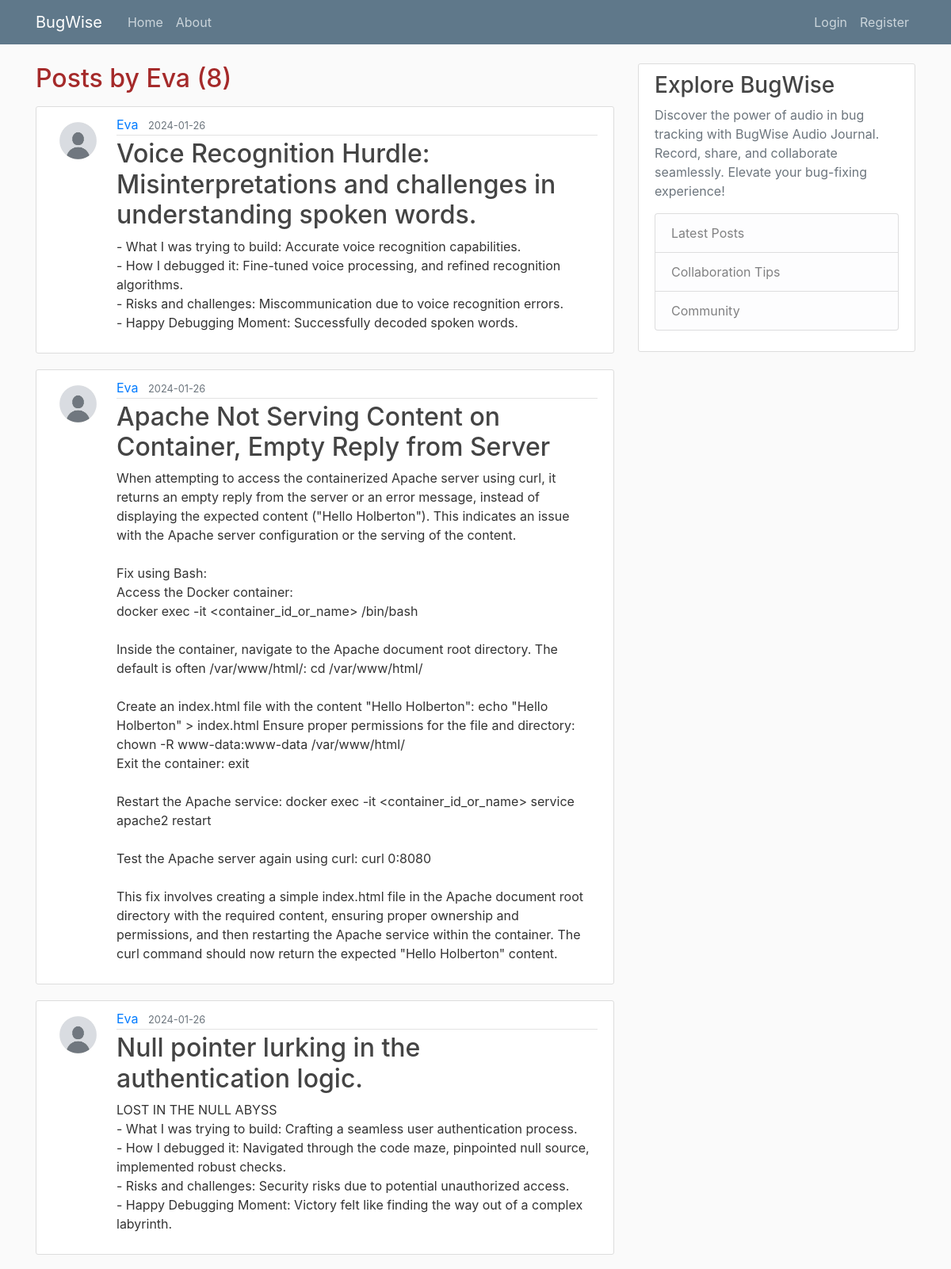
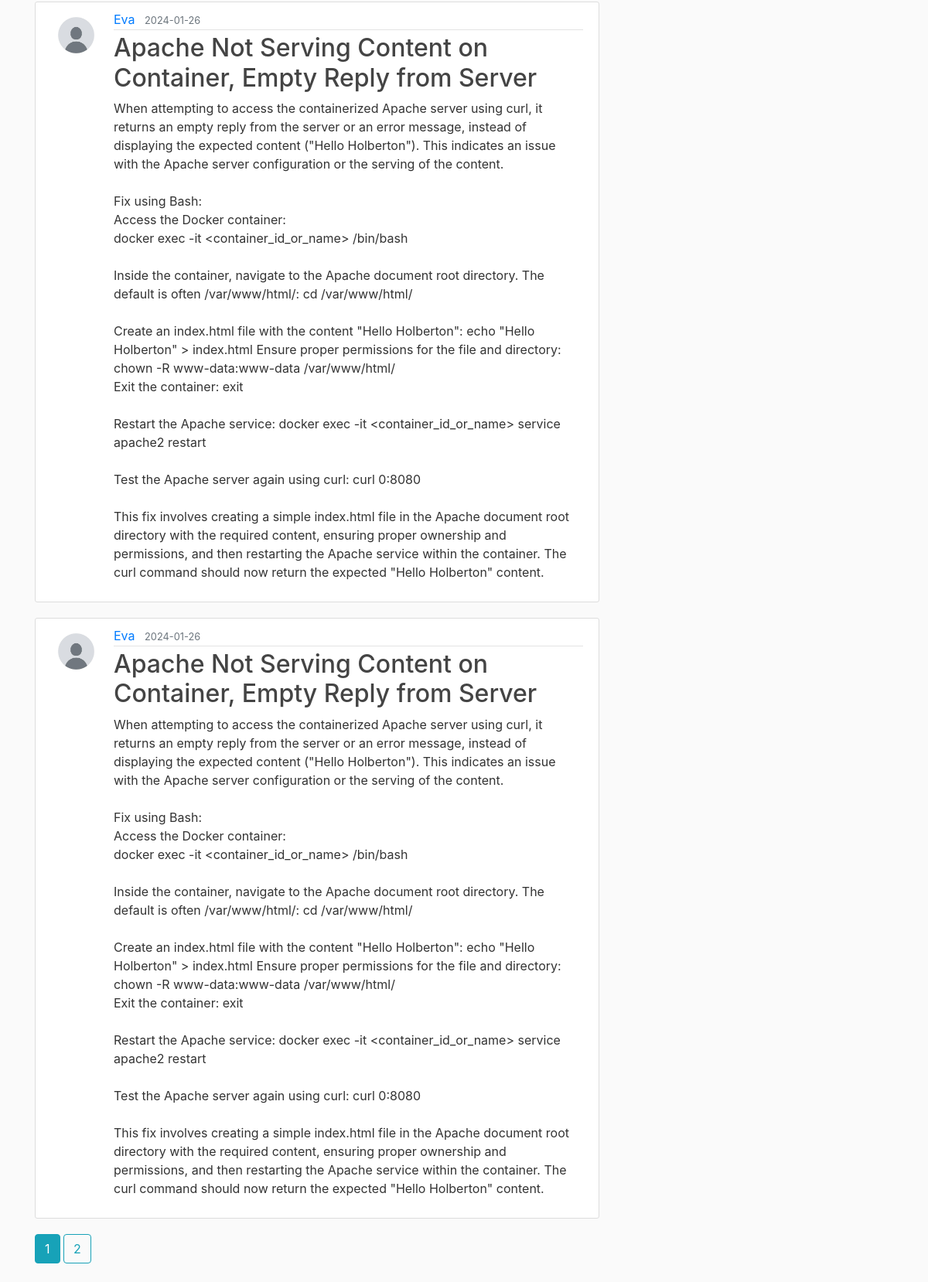
Page /user/Eva on the committed database (2 pictures, top to bottom).
### audio_journal/models.py (models this page shows, shortened)
class User(db.Model, UserMixin):
    id = db.Column(db.Integer, primary_key=True)
    username = db.Column(db.String(20), unique=True, nullable=False)
    email = db.Column(db.String(120), unique=True, nullable=False)
    image_file = db.Column(db.String(20), nullable=False,
                           default='default.jpg')
    password = db.Column(db.String(60), nullable=False)
    posts = db.relationship('Post', backref='author', lazy=True)

class Post(db.Model):
    id = db.Column(db.Integer, primary_key=True)
    title = db.Column(db.String(100), nullable=False)
    date_posted = db.Column(db.DateTime, nullable=False,
                            default=datetime.utcnow)
    content = db.Column(db.Text, nullable=False)
    audio_data = db.Column(db.String(255), nullable=True)  # New field for audio data
    user_id = db.Column(db.Integer, db.ForeignKey('user.id'), nullable=False)

### audio_journal/routes.py (the view)
@app.route("/user/<string:username>")
def user_posts(username):
    page = request.args.get('page', 1, type=int)
    user = User.query.filter_by(username=username).first_or_404()
    posts = Post.query.filter_by(author=user)\
        .order_by(Post.date_posted.desc())\
        .paginate(page=page, per_page=5)
    return render_template("user_posts.html", posts=posts, user=user)

### audio_journal/templates/user_posts.html (shortened to what this page needs)
{% extends "layout.html" %}
{% block content %}
    <h2 class="mb-3" style="color: brown;">Posts by {{ user.username }} ({{ posts.total }})</h2>
    {% for post in posts.items %}
        <article class="media content-section">
            <img class="rounded-circle article-img" src="{{ url_for('static', filename='profile_pics/' + post.author.image_file) }}" alt="User image attached to a post">
            <div class="media-body">
                <div class="article-metadata">
                    <a class="mr-2" href="{{ url_for('user_posts', username=post.author.username) }}">{{ post.author.username }}</a>
                    <small class="text-muted">{{ post.date_posted.strftime("%Y-%m-%d") }}</small>
                </div>
                <h2><a class="article-title" href="{{ url_for('post', post_id=post.id) }}">{{ post.title }}</a></h2>
                <p class="article-content">{{ post.content }}</p>
            </div>
        </article>
    {% endfor %}
    {% for page_num in posts.iter_pages(left_edge=1, right_edge=1, left_current=1, right_current=2) %}
        {% if page_num %}
            {% if posts.page == page_num %}
                <a class="btn btn-info mb-4" href="{{ url_for('user_posts', username=user.username, page=page_num) }}">{{ page_num }}</a>
            {% else %}
                <a class="btn btn-outline-info mb-4" href="{{ url_for('user_posts', username=user.username, page=page_num) }}">{{ page_num }}</a>
            {% endif %}
        {% else %}
            ...
        {% endif %}
    {% endfor %}
{% endblock content %}

### audio_journal/static/main.css (style rules this page uses)
body { background: #fafafa; color: #333333; margin-top: 5rem; }
h1, h2, h3, h4, h5, h6 { color: #444444; }
.content-section { background: #ffffff; padding: 10px 20px; border: 1px solid #dddddd; border-radius: 3px; margin-bottom: 20px; }
.article-title { color: #444444; }
.article-content { white-space: pre-line; }
.article-img { height: 65px; width: 65px; margin-right: 16px; }
.article-metadata { padding-bottom: 1px; margin-bottom: 4px; border-bottom: 1px solid #e3e3e3 }

### rows in the picture
User: username "Eva"
Post: image_file (placeholder picture), author.username "Eva", date_posted "2024-01-26", title "Voice Recognition Hurdle: Misinterpretations and challenges in understanding spoken words.", content "- What I was trying to build: Accurate voice recognition capabilities. - How I debugged it: Fine-tuned voice processing, and refined recognition algorithms. - Risks and challenges: Miscommunication due to voice recognition errors. - Happy Debugging Moment: Successfully decoded spoken words."
Post: image_file (placeholder picture), author.username "Eva", date_posted "2024-01-26", title "Apache Not Serving Content on Container, Empty Reply from Server", content "When attempting to access the containerized Apache server using curl, it returns an empty reply from the server or an error message, instead of displaying the expected content (\"Hello Holberton\"). This indicates an issue with the Apache server configuration or the serving of the content. Fix using Bash: Access the Docker container: docker exec -it <container_id_or_name> /bin/bash Inside the container, navigate to the Apache document root directory. The default is often /var/www/html/: cd /var/www/html/ Create an index.html file with the content \"Hello Holberton\": echo \"Hello Holberton\" > index.html Ensure proper permissions for the file and directory: chown -R www-data:www-data…"
Post: image_file (placeholder picture), author.username "Eva", date_posted "2024-01-26", title "Null pointer lurking in the authentication logic.", content "LOST IN THE NULL ABYSS - What I was trying to build: Crafting a seamless user authentication process. - How I debugged it: Navigated through the code maze, pinpointed null source, implemented robust checks. - Risks and challenges: Security risks due to potential unauthorized access. - Happy Debugging Moment: Victory felt like finding the way out of a complex labyrinth."
Post: image_file (placeholder picture), author.username "Eva", date_posted "2024-01-26", title "Apache Not Serving Content on Container, Empty Reply from Server", content "When attempting to access the containerized Apache server using curl, it returns an empty reply from the server or an error message, instead of displaying the expected content (\"Hello Holberton\"). This indicates an issue with the Apache server configuration or the serving of the content. Fix using Bash: Access the Docker container: docker exec -it <container_id_or_name> /bin/bash Inside the container, navigate to the Apache document root directory. The default is often /var/www/html/: cd /var/www/html/ Create an index.html file with the content \"Hello Holberton\": echo \"Hello Holberton\" > index.html Ensure proper permissions for the file and directory: chown -R www-data:www-data…"
Post: image_file (placeholder picture), author.username "Eva", date_posted "2024-01-26", title "Apache Not Serving Content on Container, Empty Reply from Server", content "When attempting to access the containerized Apache server using curl, it returns an empty reply from the server or an error message, instead of displaying the expected content (\"Hello Holberton\"). This indicates an issue with the Apache server configuration or the serving of the content. Fix using Bash: Access the Docker container: docker exec -it <container_id_or_name> /bin/bash Inside the container, navigate to the Apache document root directory. The default is often /var/www/html/: cd /var/www/html/ Create an index.html file with the content \"Hello Holberton\": echo \"Hello Holberton\" > index.html Ensure proper permissions for the file and directory: chown -R www-data:www-data…"

### other values in the picture
{{ posts.total }} "8"
{{ page_num }} "1"
{{ page_num }} "2"
